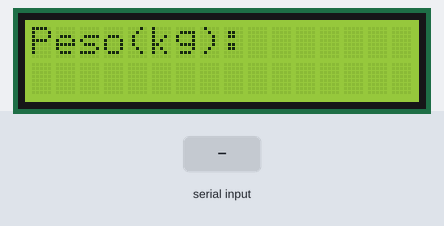
A sketch run on a simulated Arduino Uno, built with avr-gcc and run on an emulated ATmega328P. On the bench: 16×2 character LCD. Inputs (shaded band) come from the test bench. What the sketch prints to the serial monitor is not drawn.

Above: at 4.2 s.
4.3 s: "90,45\n" received over Serial
At 5.8 s:
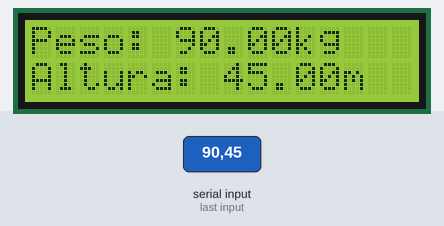
At 8.4 s:
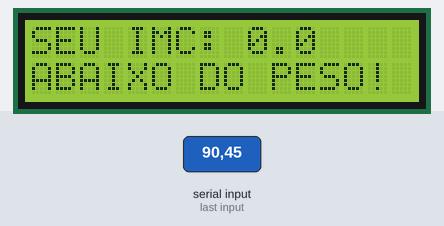
Timing chart, 0 to 9.9 s (numbered marks = the images above; inputs shaded):
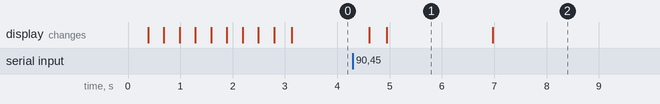

Measured:
- after the input at 4.3 s, the display: first changes after 0.32 s (image 1 shows a later state)
- what the display in image 1 shows lasts 2.1 s, from 4.9 s to 7.0 s

The sketch:

ImcCalculator.ino
```cpp
#include <Wire.h>
#include <Adafruit_LiquidCrystal.h>

// Inicializa o LCD no endereço (0x20), com 16 colunas e 2 linhas
Adafruit_LiquidCrystal lcd(0);

void setup() {
    Serial.begin(9600);
    lcd.begin(16, 2);
    lcd.setBacklight(HIGH);
    lcd.setCursor(0, 0);
    lcd.print("IMC CALCULATOR");
  	lcd.setCursor(0, 1);
    lcd.print("Loading");
  	delay(299);
  	lcd.setCursor(7, 1);
    lcd.print(".");
  	delay(299);
  	lcd.setCursor(8, 1);
    lcd.print(".");
    delay(299);
  	lcd.setCursor(9, 1);
    lcd.print(".");
  	delay(299);
  	lcd.setCursor(9, 1);
    lcd.print(" ");
  	delay(299);
   	lcd.setCursor(9, 1);
    lcd.print(".");
  	delay(299);
   	lcd.setCursor(9, 1);
    lcd.print(" ");
  	delay(299);
    lcd.setCursor(9, 1);
    lcd.print(".");
  	delay(299);
    lcd.setCursor(9, 1);
    lcd.print(" ");
  	delay(299);
    lcd.setCursor(9, 1);
    lcd.print(".");
  	delay(299);
  	lcd.clear();
}

void loop() {

  float peso, altura, imc;

  	while (true){
      lcd.setCursor(0, 0);
      lcd.print("Peso(kg):");
      Serial.println("Digite seu peso(kg): ");

        while (Serial.available() == 0); // Aguarda entrada
          peso = Serial.parseFloat();
          Serial.read(); // Limpa buffer
          delay(299);

            if (peso <= 0){
              lcd.clear();
              lcd.setCursor(0, 0);
              lcd.print("PESO INVALIDO!");
              Serial.println("Digite um valor valido!");
              delay(1327);
              lcd.clear();
            }
      		else {
              lcd.clear();
              	break;
            }
    }


  	while (true){
      lcd.setCursor(0, 0);
      lcd.print("Altura(m):");
      Serial.println("Digite sua altura(kg): ");

        while (Serial.available() == 0); // Aguarda entrada
          altura = Serial.parseFloat();
          Serial.read(); // Limpa buffer
          delay(299);

            if (altura <= 0){
              lcd.clear();
              lcd.setCursor(0, 0);
              lcd.print("ALTURA INVALIDA!");
              Serial.println("Digite um valor valido!");
              delay(1327);
              lcd.clear();
            }
      		else {
				break;
            }
    }

    lcd.clear();
    lcd.setCursor(0, 0);
    lcd.print("Peso: " + String(peso) + "kg");
    lcd.setCursor(0, 1);
    lcd.print("Altura: " + String(altura) + "m");
    delay(2000);

    // Cálculo do IMC
    imc = peso / (altura * altura);

    // Determinar classificação do IMC
    String resultado;
    if (imc < 18.5){
        resultado = "ABAIXO DO PESO!";
    }
    else if (imc >= 18.5 && imc <= 24.9){
        resultado = "PESO NORMAL!";
    }
    else if (imc >= 25 && imc <= 29.9){
        resultado = "SOBREPESO!";
    }
    else {
        resultado = "OBESIDADE!";
    }

    // Exibir resultado no LCD
    lcd.clear();
    lcd.setCursor(0, 0);
    lcd.print("SEU IMC: " + String(imc, 1));  // Exibe o IMC
    lcd.setCursor(0, 1);
    lcd.print(resultado);

    // Exibir resultado no monitor serial
    Serial.println("Seu IMC: " + String(imc));
    Serial.println("Resultado: " + resultado);

    delay(9999);
    lcd.clear();
}
```
